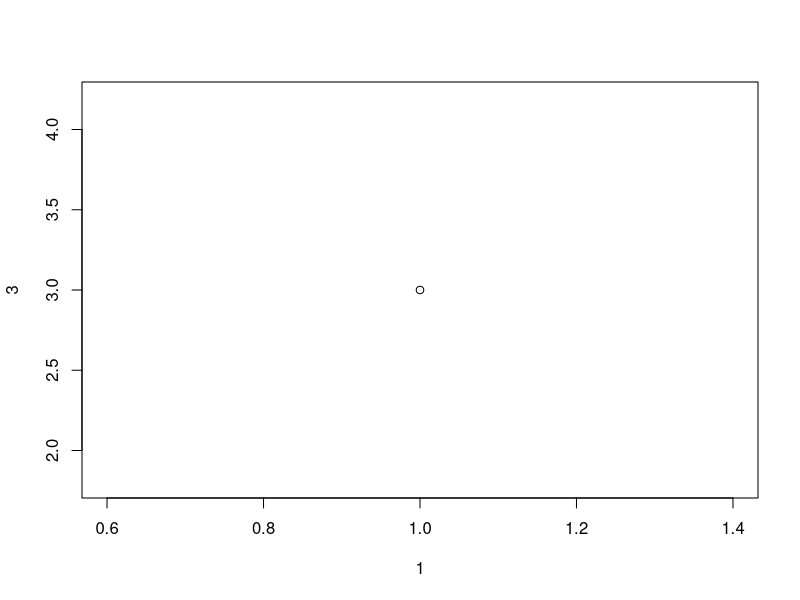
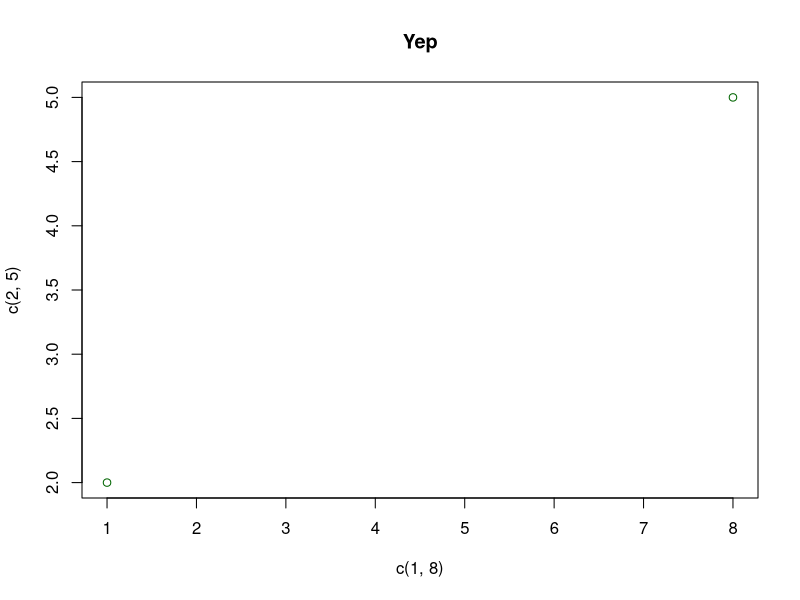
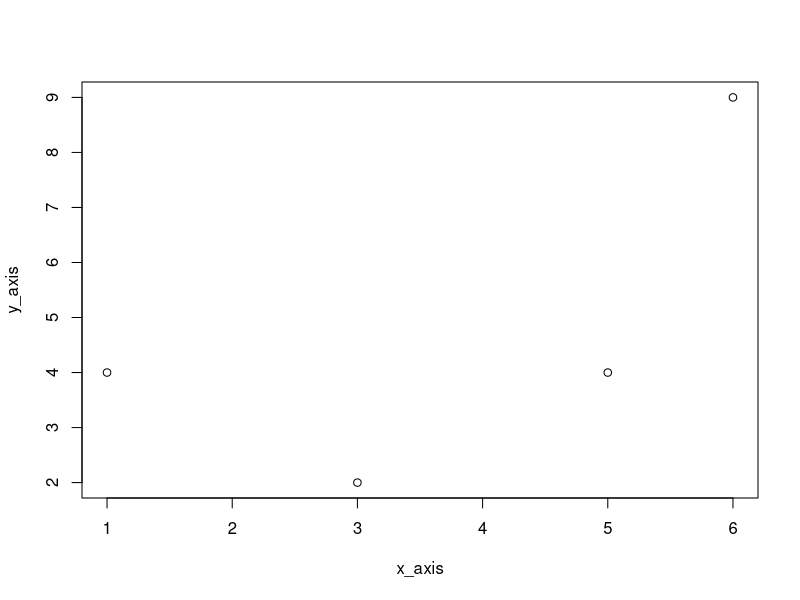
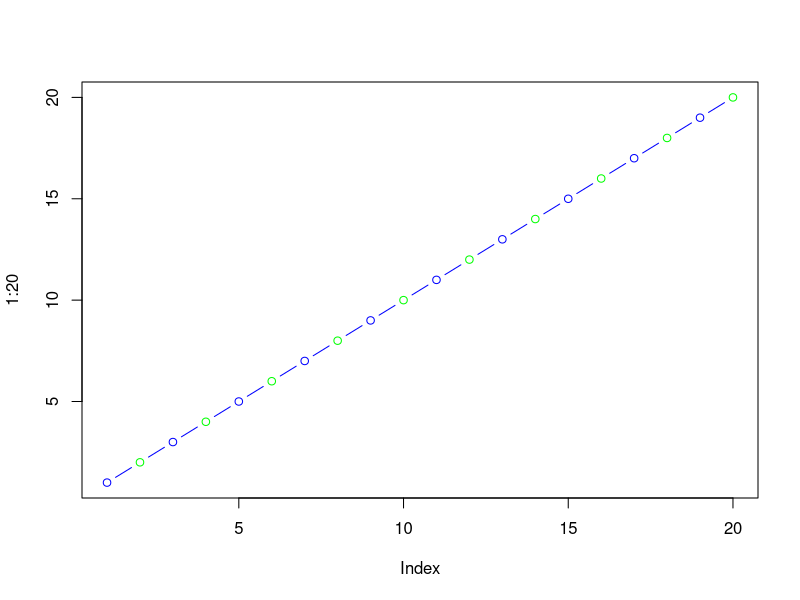
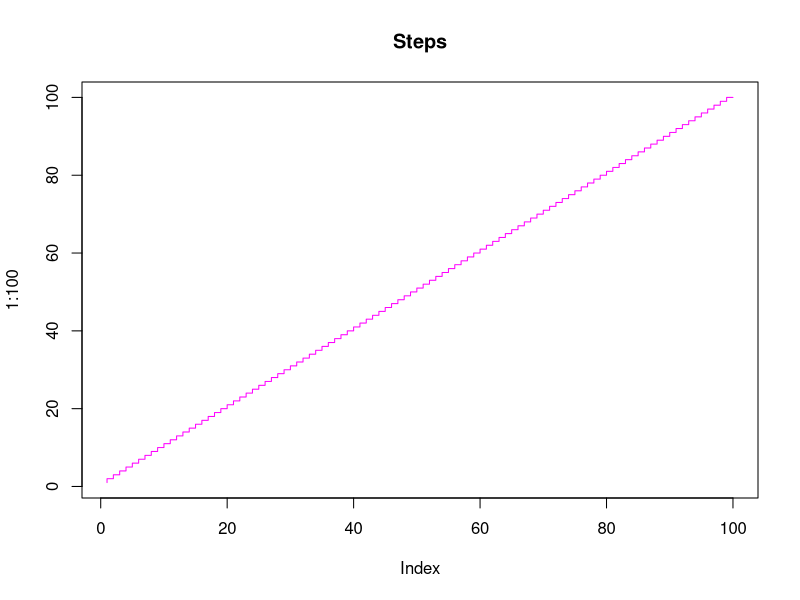
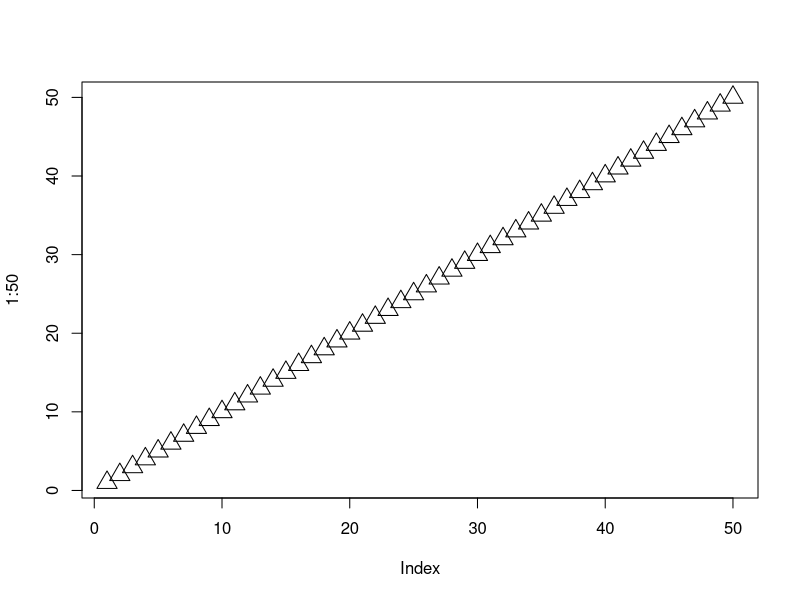
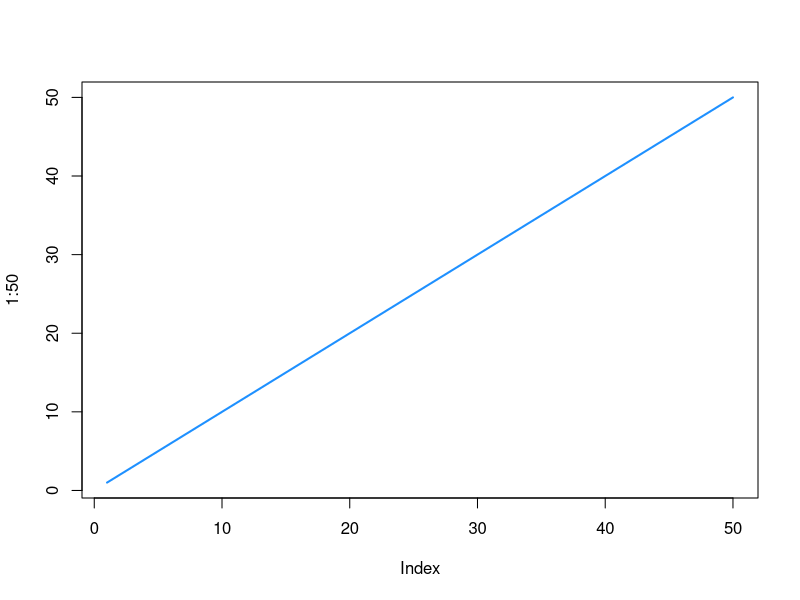
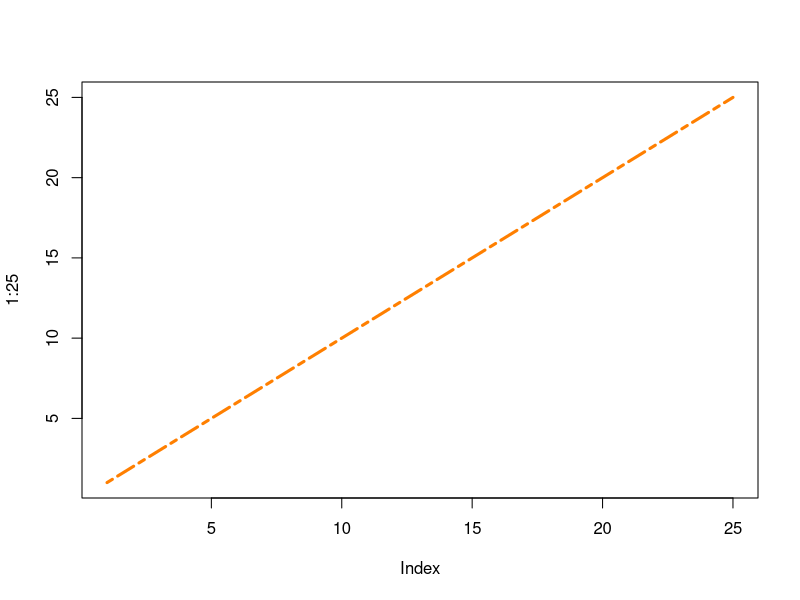

Recreate these plots in R, in order.
# plot function
# parameter 1 takes x-axis and 2 takes y-axis
plot(1, 3)

#to draw more points, use a vector
plot(c(1, 8), c(2, 5), main = "Yep", col = "darkgreen", )

#better to declare with variables
x_axis <- c(1, 3, 5, 6)
y_axis <- c(4, 2, 4, 9)

plot(x_axis, y_axis)

#delcare with a sequence and a line
plot(1:20, type = "b", col = c("blue", "green"))

# use different types of graph
plot(1:100, type = "S", col = "magenta", main = "Steps")

# use cex to change size of points
# use pch to change style of points
plot(1:50, cex=2, pch = 2)


#line graphs with type "l"
# line width with lwd
plot(1:50, type = "l", col = "dodgerblue", lwd = 2)

#line style with lty
plot(1:25, type = "l", col = "darkorange1", lty = 6, lwd = 3)

# 0 removes the line
# 1 displays a solid line
# 2 displays a dashed line
# 3 displays a dotted line
# 4 displays a "dot dashed" line
# 5 displays a "long dashed" line
# 6 displays a "two dashed" line

line1 <- c(1, 2, 3, 4, 5, 10)
line2 <- c(2, 5, 8, 9, 11, 15)

plot(line1, type = "l", col = "blue")
lines(line2, type = "l", col = "red")

#scatterplot
x <- c(5, 7, 8, 7, 2, 2, 9, 4, 11, 12, 9, 6)
y <- c(99, 86, 87, 88, 111, 103, 87, 94, 78, 77, 85, 86)

plot(x, y, main = "Observation of cars",
     xlab = "Car age", ylab = "Car speed (km/h)")

# day one, the age and speed of 12 cars:
x1 <- c(5, 7, 8, 7, 2, 2, 9, 4, 11, 12, 9, 6)
y1 <- c(99, 86, 87, 88, 111, 103, 87, 94, 78, 77, 85, 86)

# day two, the age and speed of 15 cars:
x2 <- c(2, 2, 8, 1, 15, 8, 12, 9, 7, 3, 11, 4, 7, 14, 12)
y2 <- c(100, 105, 84, 105, 90, 99, 90, 95, 94, 100, 79, 112, 91, 80, 85)

plot(x1, y1, main = "Observation of Cars", xlab = "Car age",
     ylab = "Car speed", col = "red", cex = 2)
points(x2, y2, col = "blue", cex = 2)